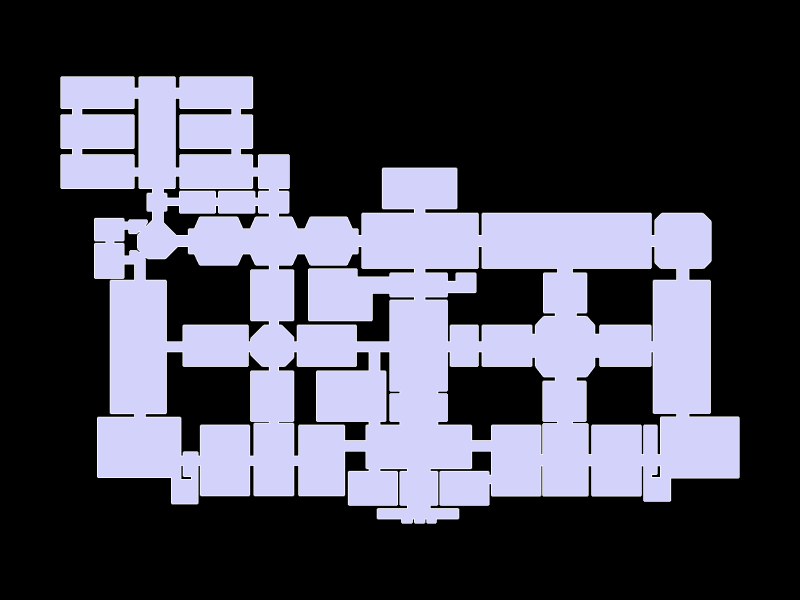

Here is the notebook cell this chart was saved with:
### Markdown cell above
## 6. Show the geometry

### Code cell
Topology.Show(gallery,
              camera=[0,0,6],
              faceColor=[210,210,250],
              faceOpacity=1,
              edgeColor="white",
              edgeWidth=3,
              showVertices=False,
              backgroundColor="black",
              width=800,
              height=600,
              renderer = renderer)

### Figure 1 — Plotly figure (JSON) as saved in the notebook; plotly's stock layout.template omitted (floating-point values rounded to 4 significant figures; data arrays with more than 128 entries replaced by an {"elided": "..."} marker saying what was removed)
{"data": [{"hoverinfo": "text", "legendgroup": "2", "legendrank": 2, "line": {"color": "white", "dash": "solid", "width": 3}, "marker": {"size": 0}, "mode": "lines", "name": "1: Untitled (Edges)", "showlegend": false, "text": "", "type": "scatter3d", "x": {"elided": "1656 float values"}, "y": {"elided": "1656 float values"}, "z": {"elided": "1656 int values"}}, {"cmax": 1, "cmin": 0, "color": "#D2D2FA", "colorscale": [[0, "#440154"], [0.1111, "#482878"], [0.2222, "#3e4989"], [0.3333, "#31688e"], [0.4444, "#26828e"], [0.5556, "#1f9e89"], [0.6667, "#35b779"], [0.7778, "#6ece58"], [0.8889, "#b5de2b"], [1, "#fde725"]], "flatshading": true, "hoverinfo": "text", "hovertext": "", "i": {"elided": "582 int values"}, "j": {"elided": "582 int values"}, "k": {"elided": "582 int values"}, "legendgroup": "3", "legendrank": 3, "lighting": {"facenormalsepsilon": 0}, "name": "1: Untitled (Faces)", "opacity": 1, "showlegend": false, "showscale": false, "text": "", "type": "mesh3d", "x": {"elided": "552 float values"}, "y": {"elided": "552 float values"}, "z": {"elided": "552 int values"}}], "layout": {"autosize": true, "height": 600, "margin": {"b": 40, "l": 40, "r": 40, "t": 40}, "paper_bgcolor": "#000000", "plot_bgcolor": "#000000", "scene": {"aspectmode": "data", "camera": {"center": {"x": 0, "y": 0, "z": 0}, "eye": {"x": 0, "y": 0, "z": 6}, "projection": {"type": "perspective"}, "up": {"x": 0, "y": 1, "z": 0}}, "xaxis": {"visible": false}, "yaxis": {"visible": false}, "zaxis": {"visible": false}}, "showlegend": true, "width": 800, "xaxis": {"showgrid": false, "visible": false, "zeroline": false}, "yaxis": {"showgrid": false, "visible": false, "zeroline": false}}}
